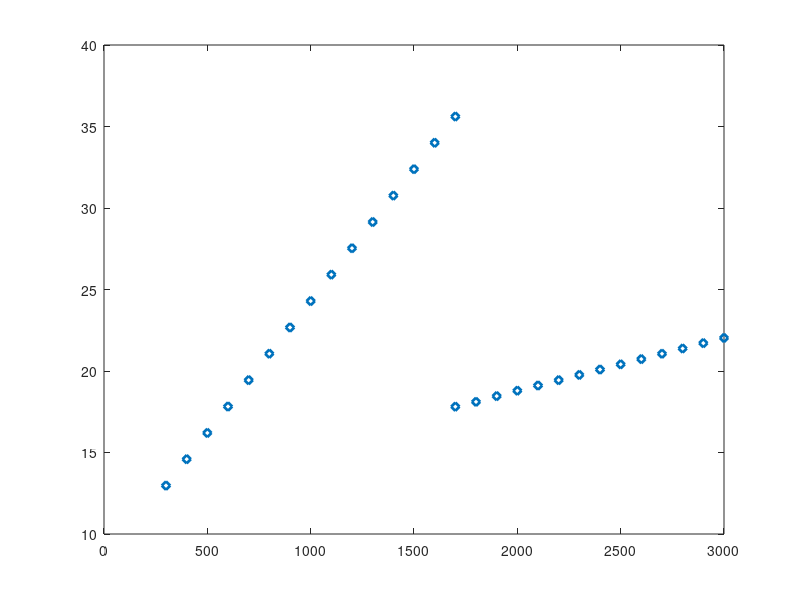

MATLAB code for this plot: (Note: this script raises an error after producing the figure.)
% from "THERMOPHYSICAL PROPERTIES OF STAINLESS STEELS by Choong S. Kim 1975"
% COMMENTS
% - values of 304L/316L can be used for 304/316
% - 1 calorie := 4184 Joule

%% PARAMETERS 
% plotting definitions
fontAxisTicks = 12;
fontAxisLabel = 12;
fontClrb = 12; 
fontTitle = 12;
fontLegend = 10;
linewidth = 2;

%% THERMOPHYSICAL PROPERTIES
Tm = 1700; % [K] melting temperature 
dh = 270e+3;    % [J/kg] latent heat of fusion  NOT FROM THE SAME REFERENCE 
% temperature vector 
T = [ ...
  300,  400,  500,  600,  700,  800,  900, 1000, 1100, 1200, ...
 1300, 1400, 1500, 1600, 1700, 1700, 1800, 1900, 2000, 2100, ...
 2200, 2300, 2400, 2500, 2600, 2700, 2800, 2900, 3000];

% conductivity in [W/(cm·K)]
lam_304  = [0.1297, 0.1459, 0.1620, 0.1782, 0.1944, 0.2106, 0.2267, 0.2429, 0.2591, 0.2753, ...
           0.2914, 0.3076, 0.3238, 0.3400, 0.3561, 0.1781, 0.1811, 0.1846, 0.1879, 0.1911, ...
           0.1944, 0.1976, 0.2009, 0.2041, 0.2073, 0.2106, 0.2138, 0.2171, 0.2203];

lam_316  = [0.1396, 0.1553, 0.1710, 0.1868, 0.2025, 0.2182, 0.2339, 0.2496, 0.2653, 0.2810, ...
           0.2967, 0.3125, 0.3282, 0.3439, 0.3596, 0.1798, 0.1831, 0.1864, 0.1897, 0.1930, ...
           0.1962, 0.1995, 0.2028, 0.2061, 0.2094, 0.2126, 0.2159, 0.2192, 0.2225];

% diffusivity in 1e-2 cm²/s
alpha_304 = [3.237, 3.546, 3.849, 4.148, 4.440, 4.727, 5.009, 5.285, 5.555, 5.820, ...
              6.080, 6.334, 6.582, 6.825, 7.062, 3.238, 3.323, 3.413, 3.508, 3.608, ...
              3.713, 3.822, 3.936, 4.055, 4.179, 4.307, 4.441, 4.579, 4.721];

alpha_316 = [3.529, 3.834, 4.132, 4.424, 4.710, 4.989, 5.262, 5.529, 5.190, 6.044, ...
              6.292, 6.534, 6.769, 6.999, 7.222, 3.350, 3.435, 3.526, 3.622, 3.723, ...
              3.829, 3.940, 4.057, 4.178, 4.305, 4.437, 4.574, 4.716, 4.864];


% density [g/cm^3] 
rho_304 = [ ...
 7.894; 7.860; 7.823; 7.783; 7.742; 7.698; 7.652; 7.603; 7.552; 7.499; 7.444; ...
 7.386; 7.326; 7.264; 7.199; 6.926; 6.862; 6.795; 6.725; 6.652; 6.577; 6.498; ...
 6.416; 6.331; 6.243; 6.152; 6.058; 5.961; 5.861];

rho_316 = [ ...
 7.954; 7.910; 7.864; 7.818; 7.771; 7.723; 7.674; 7.624; 7.574; 7.523; 7.471; ...
 7.419; 7.365; 7.311; 7.256; 6.979; 6.920; 6.857; 6.791; 6.721; 6.648; 6.571; ...
 6.490; 6.406; 6.318; 6.226; 6.131; 6.032; 5.930];


% enthalpie [cal/g]
H_304 = [ ...
 0.23; 12.57; 25.24; 38.24; 51.55; 65.19; 79.14; 93.43; 108.03; 122.95; 138.20; 153.77; ...
 169.66; 185.88; 202.41; 226.41; 285.41; 304.41; 323.41; 342.41; 361.41; 380.41; 399.41; ...
 418.41; 437.41; 456.41; 475.41; 494.31; 513.41];

H_316 = [ ...
 0.21; 14.29; 24.69; 37.41; 50.44; 63.79; 77.46; 91.44; 105.75; 120.37; 135.30; 150.56; ...
 166.13; 182.02; 198.23; 262.23; 285.67; 299.03; 317.43; 335.83; 354.23; 372.63; 391.03; ...
 409.43; 427.83; 446.23; 464.63; 483.03; 501.43];

% specific heat [cal/(g*K)]
cp_304 = [ ...
 0.1219; 0.1251; 0.1283; 0.1315; 0.1348; 0.1380; 0.1412; 0.1444; 0.1476; 0.1509; 0.1541; ...
 0.1573; 0.1605; 0.1638; 0.1670; 0.1900; 0.1900; 0.1900; 0.1900; 0.1900; 0.1900; 0.1900; ...
 0.1900; 0.1900; 0.1900; 0.1900; 0.1900; 0.1900; 0.1900];

cp_316 = [ ...
 0.1192; 0.1224; 0.1256; 0.1287; 0.1319; 0.1351; 0.1383; 0.1416; 0.1446; 0.1478; 0.1510; ...
 0.1541; 0.1573; 0.1605; 0.1637; 0.1840; 0.1840; 0.1840; 0.1840; 0.1840; 0.1840; 0.1840; ...
 0.1840; 0.1840; 0.1840; 0.1840; 0.1840; 0.1840; 0.1840];

%% CONVERSION TO SI-UNITS 
lam_304 = lam_304*1e2;
lam_304_lin = mean(lam_304);

lam_316 = lam_316*1e2;
lam_316_lin = mean(lam_316);

alpha_304 = alpha_304*(1e-2)^2;
alpha_316 = alpha_316*(1e-2)^2;

rho_304 = rho_304*1e3;
rho_304_lin = mean(rho_304);

rho_316 = rho_316*1e3; 
rho_316_lin = mean(rho_316);

H_304 = H_304*(4.184/1e-3);
H_316 = H_316*(4.184/1e-3);

cp_304 = cp_304*(4.184/1e-3);
cp_304_lin = mean(rho_304);

cp_316 = cp_316*(4.184/1e-3);
cp_316_lin = mean(cp_316);

%% FUNCTION FIT 
% thermal conductivity
T_c = 1700;
T1 = T(T < T_c);
lam_304_1 = lam_304(T < T_c);
lam_316_1 = lam_316(T < T_c);

T2 = unique(T(T >= T_c));

bool_vec = (T >= T_c);

for i = 1:length(bool_vec)
    if bool_vec(i) == 1
        bool_vec(i) = false;
        break; 
    end 
end 

lam_304_2 = lam_304(bool_vec);
lam_316_2 = lam_316(bool_vec);

% Lineare Fits
p_lam_304_1 = polyfit(T1, lam_304_1, 1);  % unterer Bereich
p_lam_304_2 = polyfit(T2, lam_304_2, 1);  % oberer Bereich

p_lam_316_1 = polyfit(T1, lam_316_1, 1);  % unterer Bereich
p_lam_316_2 = polyfit(T2, lam_316_2, 1);  % oberer Bereich

% Fit-Funktionen:
lam_304_fit = @(T) (T < T_c) .* (p_lam_304_1(1)*T + p_lam_304_1(2)) + ...
                  (T >= T_c) .* (p_lam_304_2(1)*T + p_lam_304_2(2));

lam_316_fit = @(T) (T < T_c) .* (p_lam_316_1(1)*T + p_lam_316_1(2)) + ...
                  (T >= T_c) .* (p_lam_316_2(1)*T + p_lam_316_2(2));

% specific heat 
T_c = 1700;
T1 = T(T < T_c);
cp_304_1 = cp_304(T < T_c);
cp_316_1 = cp_316(T < T_c);

T2 = unique(T(T >= T_c));

bool_vec = (T >= T_c);

for i = 1:length(bool_vec)
    if bool_vec(i) == 1
        bool_vec(i) = false;
        break; 
    end 
end 

cp_304_2 = cp_304(bool_vec);
cp_316_2 = cp_316(bool_vec);

% Lineare Fits
p_cp_304_1 = polyfit(T1, cp_304_1, 1);  % unterer Bereich
p_cp_304_2 = polyfit(T2, cp_304_2, 1);  % oberer Bereich

p_cp_316_1 = polyfit(T1, cp_316_1, 1);  % unterer Bereich
p_cp_316_2 = polyfit(T2, cp_316_2, 1);  % oberer Bereich

% Fit-Funktionen:
cp_304_fit = @(T) (T < T_c) .* (p_cp_304_1(1)*T + p_cp_304_1(2)) + ...
                  (T >= T_c) .* (p_cp_304_2(1)*T + p_cp_304_2(2));

cp_316_fit = @(T) (T < T_c) .* (p_cp_316_1(1)*T + p_cp_316_1(2)) + ...
                  (T >= T_c) .* (p_cp_316_2(1)*T + p_cp_316_2(2));


% density
T_c = 1700;
T1 = T(T < T_c);
rho_304_1 = rho_304(T < T_c);
rho_316_1 = rho_316(T < T_c);

T2 = unique(T(T >= T_c));

bool_vec = (T >= T_c);

for i = 1:length(bool_vec)
    if bool_vec(i) == 1
        bool_vec(i) = false;
        break; 
    end 
end 

rho_304_2 = rho_304(bool_vec);
rho_316_2 = rho_316(bool_vec);

% Lineare Fits
p_rho_304_1 = polyfit(T1, rho_304_1, 1);  % unterer Bereich
p_rho_304_2 = polyfit(T2, rho_304_2, 1);  % oberer Bereich

p_rho_316_1 = polyfit(T1, rho_316_1, 1);  % unterer Bereich
p_rho_316_2 = polyfit(T2, rho_316_2, 1);  % oberer Bereich

% Fit-Funktionen:
rho_304_fit = @(T) (T < T_c) .* (p_rho_304_1(1)*T + p_rho_304_1(2)) + ...
                  (T >= T_c) .* (p_rho_304_2(1)*T + p_rho_304_2(2));

rho_316_fit = @(T) (T < T_c) .* (p_rho_316_1(1)*T + p_rho_316_1(2)) + ...
                  (T >= T_c) .* (p_rho_316_2(1)*T + p_rho_316_2(2));


%% PLOTTING
dT = 20;
T_plot_fit = T(1):dT:T(end);

% thermal conductivity
figure
l1 = plot(T,lam_304,'d','LineWidth',linewidth);
hold on  
plot(T_plot_fit,lam_304_fit(T_plot_fit),'LineWidth',linewidth,'Color',l1.Color)

l2 = plot(T,lam_316,'o','LineWidth',linewidth);
plot(T_plot_fit,lam_316_fit(T_plot_fit),'LineWidth',linewidth,'Color',l2.Color)

legend('','S304','','S316','FontSize',fontLegend,'Location','nw')
set(gcf,'Color','w')
ax = gca;
xlabel('$T\: [\mathrm{K}] $','Interpreter','Latex')
ylabel('$\lambda\: [\mathrm{Wm^{-1}K^{-1}}] $','Interpreter','Latex')

ax.XAxis.FontSize = fontAxisTicks;
ax.XLabel.FontSize = fontAxisLabel;
ax.YAxis.FontSize = fontAxisTicks;
ax.YLabel.FontSize = fontAxisLabel;
ax.TickLabelInterpreter = 'latex';
title('\textbf{thermal conductivity}','Interpreter','latex')


% specific heat 
figure
l1 = plot(T,cp_304,'d','LineWidth',linewidth);
hold on  
plot(T_plot_fit,cp_304_fit(T_plot_fit),'LineWidth',linewidth,'Color',l1.Color)

l2 = plot(T,cp_316,'o','LineWidth',linewidth);
plot(T_plot_fit,cp_316_fit(T_plot_fit),'LineWidth',linewidth,'Color',l2.Color)

legend('','S304','','S316','FontSize',fontLegend,'Location','nw')
set(gcf,'Color','w')
ax = gca;
xlabel('$T\: [\mathrm{K}] $','Interpreter','Latex')
ylabel('$c_{\mathrm{p}}\: [\mathrm{Jkg^{-1}K^{-1}}] $','Interpreter','Latex')

ax.XAxis.FontSize = fontAxisTicks;
ax.XLabel.FontSize = fontAxisLabel;
ax.YAxis.FontSize = fontAxisTicks;
ax.YLabel.FontSize = fontAxisLabel;
ax.TickLabelInterpreter = 'latex';
title('\textbf{specific heat}','FontSize','Interpreter','latex')


% density
figure
l1 = plot(T,rho_304,'d','LineWidth',linewidth);
hold on  
plot(T_plot_fit,rho_304_fit(T_plot_fit),'LineWidth',linewidth,'Color',l1.Color)

l2 = plot(T,rho_316,'o','LineWidth',linewidth);
plot(T_plot_fit,rho_316_fit(T_plot_fit),'LineWidth',linewidth,'Color',l2.Color)

legend('','S304','','S316','FontSize',fontLegend,'Location','sw')
set(gcf,'Color','w')
ax = gca;
xlabel('$T\: [\mathrm{K}] $','Interpreter','Latex')
ylabel('$\rho \: [\mathrm{kgm^{-3}}] $','Interpreter','Latex')

ax.XAxis.FontSize = fontAxisTicks;
ax.XLabel.FontSize = fontAxisLabel;
ax.YAxis.FontSize = fontAxisTicks;
ax.YLabel.FontSize = fontAxisLabel;
ax.TickLabelInterpreter = 'latex';
title('\textbf{density}','FontSize',fontTitle,'Interpreter','latex')


% enthalpie
figure
plot(T,H_304,'d','LineWidth',linewidth)
hold on  
plot(T,H_316,'o','LineWidth',linewidth)
legend('S304','S316','FontSize',fontLegend,'Location','nw')
set(gcf,'Color','w')
ax = gca;
xlabel('$T\: [\mathrm{K}] $','Interpreter','Latex')
ylabel('$H \: [\mathrm{Jkg^{-1}}] $','Interpreter','Latex')

ax.XAxis.FontSize = fontAxisTicks;
ax.XLabel.FontSize = fontAxisLabel;
ax.YAxis.FontSize = fontAxisTicks;
ax.YLabel.FontSize = fontAxisLabel;
ax.TickLabelInterpreter = 'latex';
title('\textbf{enthalpie}','FontSize',fontTitle,'Interpreter','latex')

% enthalpie
figure
plot(H_304,T,'d','LineWidth',linewidth)
set(gcf,'Color','w')
ax = gca;
ylabel('$T\: [\mathrm{K}] $','Interpreter','Latex')
xlabel('$H \: [\mathrm{Jkg^{-1}}] $','Interpreter','Latex')

ax.XAxis.FontSize = fontAxisTicks;
ax.XLabel.FontSize = fontAxisLabel;
ax.YAxis.FontSize = fontAxisTicks;
ax.YLabel.FontSize = fontAxisLabel;
ax.TickLabelInterpreter = 'latex';
title('\textbf{enthalpie} S304','FontSize',fontTitle,'Interpreter','latex')


figure
plot(H_316,T,'o','LineWidth',linewidth)
set(gcf,'Color','w')
ax = gca;
ylabel('$T\: [\mathrm{K}] $','Interpreter','Latex')
xlabel('$H \: [\mathrm{Jkg^{-1}}] $','Interpreter','Latex')

ax.XAxis.FontSize = fontAxisTicks;
ax.XLabel.FontSize = fontAxisLabel;
ax.YAxis.FontSize = fontAxisTicks;
ax.YLabel.FontSize = fontAxisLabel;
ax.TickLabelInterpreter = 'latex';
title('\textbf{enthalpie} S316','FontSize',fontTitle,'Interpreter','latex')







